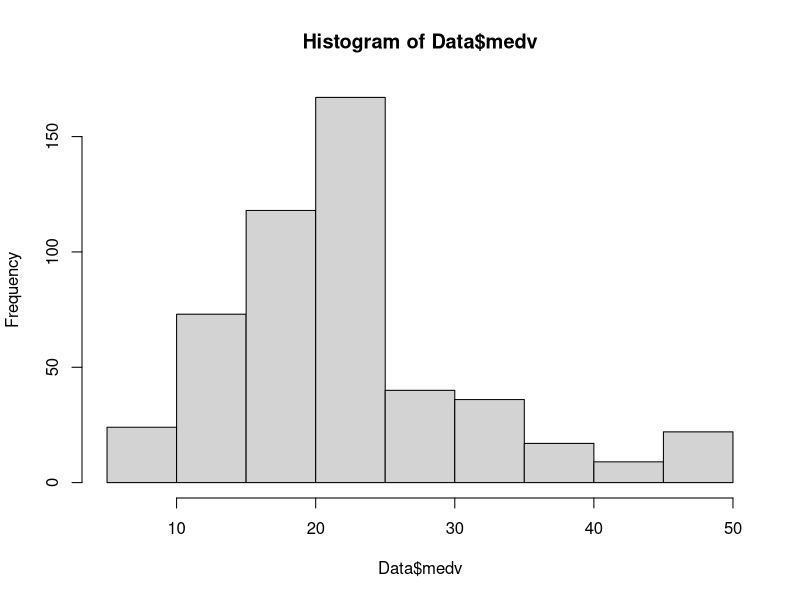
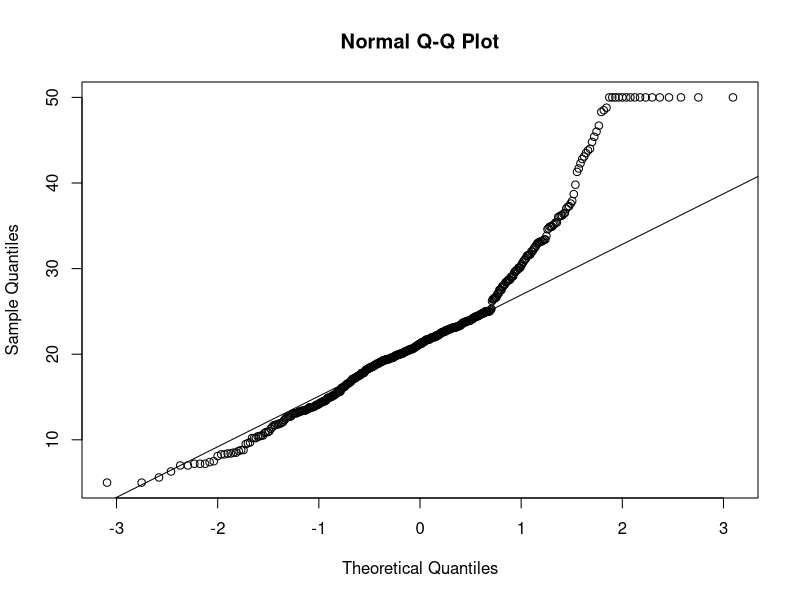
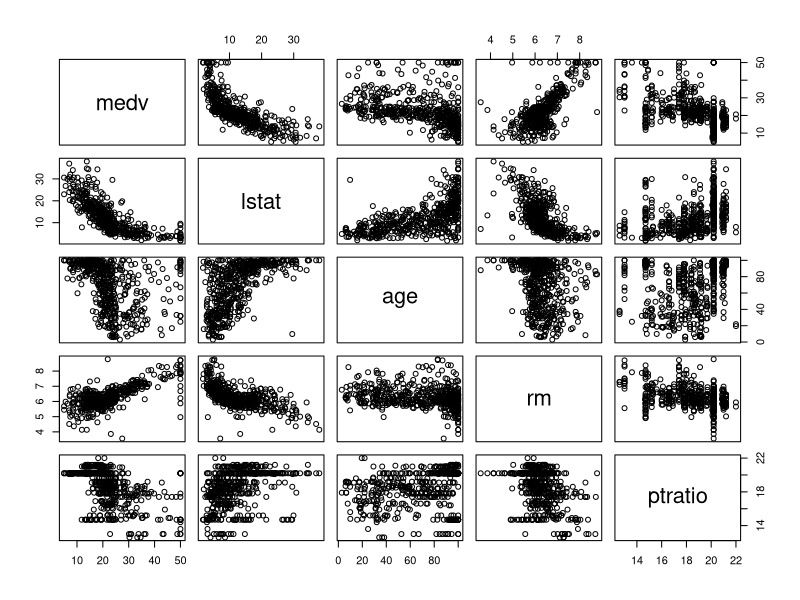
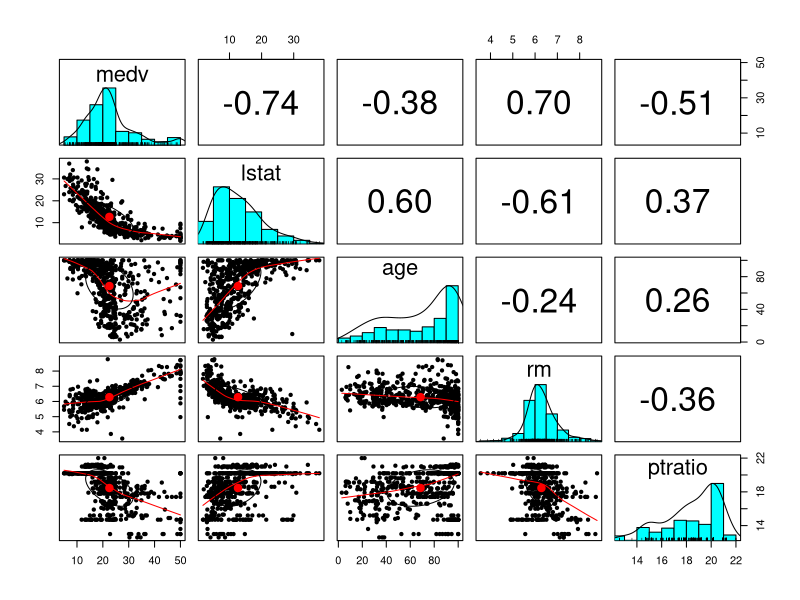
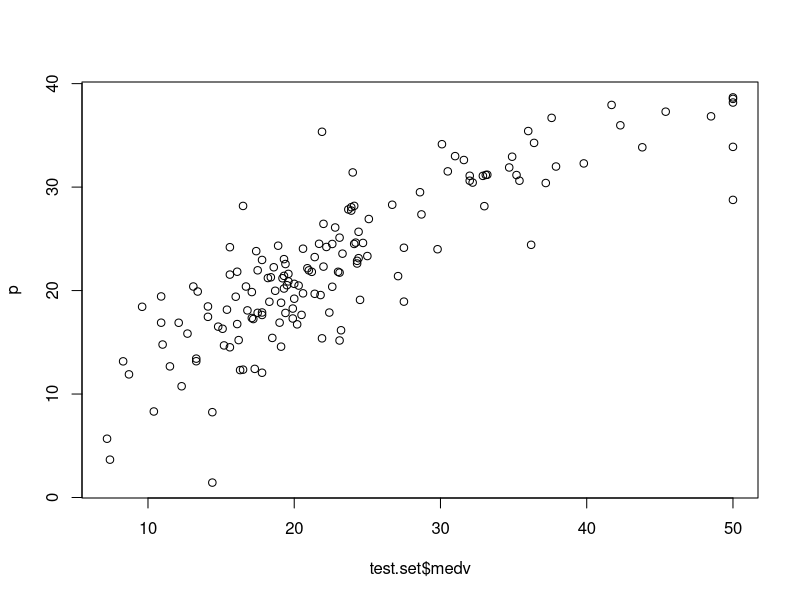

Write the R code that produced these figures, in order. (Note: this script raises an error after producing the figures.)
# Reading the Data
library(MASS)
Data = Boston

# Looking at the Data
str(Data)

#Checking the distribution of medv
hist(Data$medv)
qqnorm(Data$medv)
qqline(Data$medv)
shapiro.test(Data$medv)

cor(Data[c("medv", "lstat", "age", "rm","ptratio")])
pairs(Data[c("medv", "lstat", "age", "rm","ptratio")])
library(psych)
pairs.panels(Data[c("medv", "lstat", "age", "rm","ptratio")])

#choosing training set and testing set
smp_size = floor(0.7 * nrow(Data))
set.seed(123)
train_index = sample(1:nrow(Data), smp_size)
train.set = Data[train_index, ]
test.set = Data[-train_index, ]

# Fitting Regression Model on training data
m = lm(medv ~ lstat + age + rm + ptratio, data = train.set)
coefficients(m)
summary(m)

# Prediction on the testing set
p = predict(m , newdata = test.set)
plot(test.set$medv,p)


test.mse = mean((test.set$medv - p)^2)




########################### KNN ############################################

library(caret)

trainvars = c("lstat", "age", "rm","ptratio")
trainX = train.x[trainvars]

traindepvar = c("medv")
trainY = train.x[traindepvar]

testvars = c("lstat", "age", "rm","ptratio")
testX = test.x[testvars]

testdepvar = c("medv")
testY = test.x[testdepvar]

knn3 = knnreg(trainX, trainY$medv, k = 3)
plot(testY$medv, predict(knn3, testX))
e_knn3 = testY$medv - predict(knn3, testX)

mean(e_knn3^2)